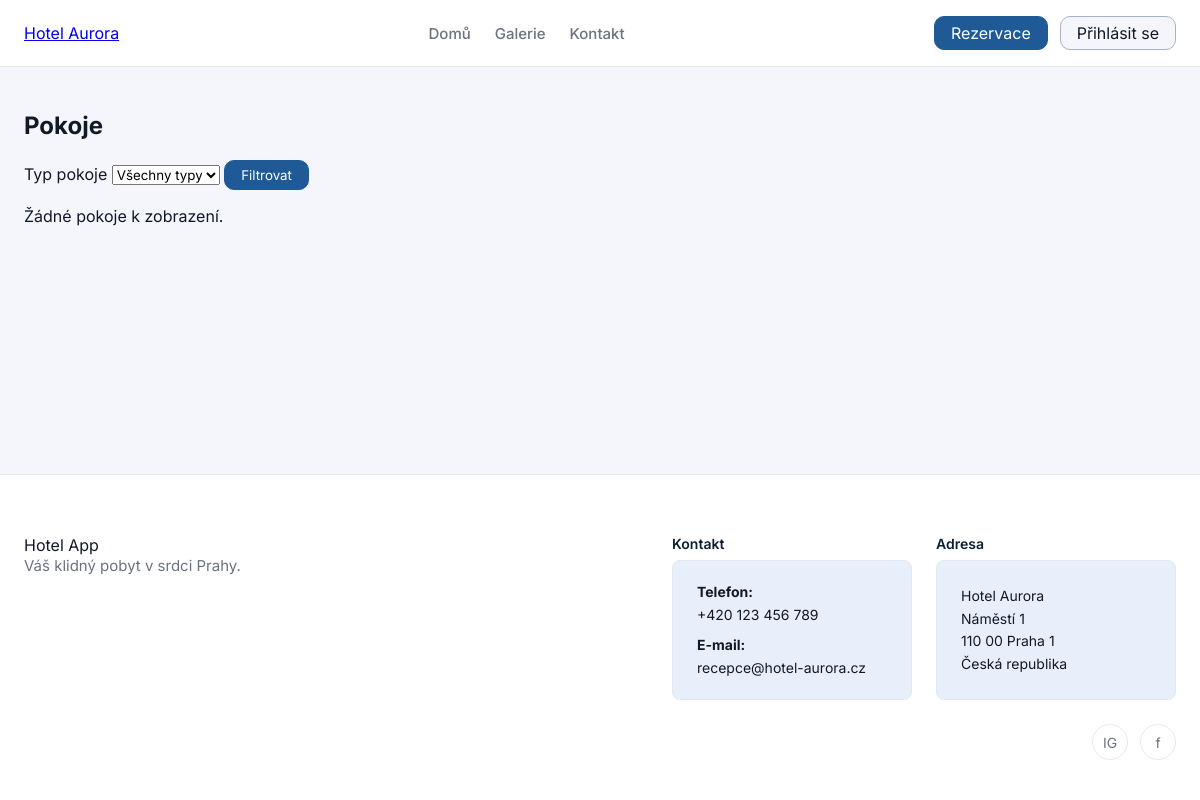
Before: /rooms with the older database file.
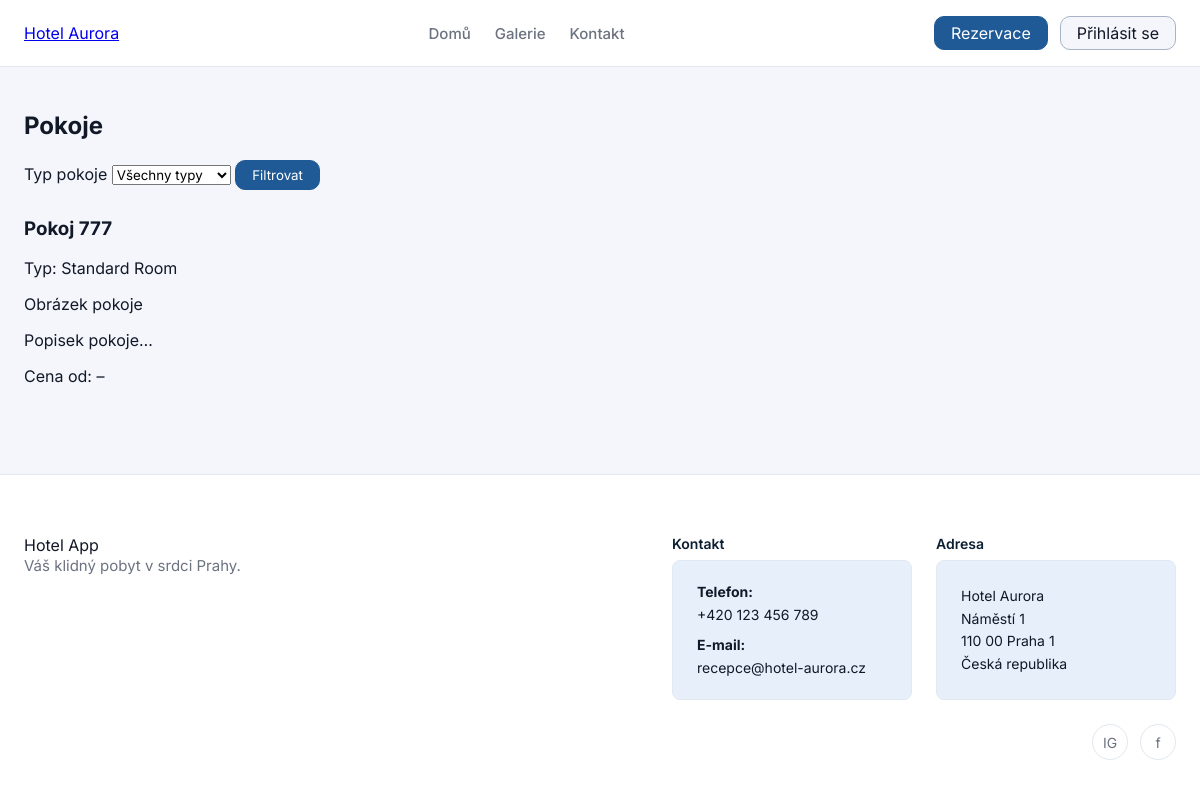
After: the same page with the newer database file.
### tables this page shows
CREATE TABLE rooms
(
    id             integer not null
        constraint rooms_pk
            primary key autoincrement,
    number         INTEGER not null,
    room_type_id   integer not null
        constraint rooms_room_types_id_fk
            references room_types,
    room_status_id integer not null
        constraint rooms_room_statuses_id_fk
            references room_statuses,
    image_path     TEXT    not null,
    floor          integer not null,
    constraint rooms_pk_2
        unique (number, floor)
);

CREATE TABLE room_types
(
    id          integer not null
        constraint room_types_pk_2
            primary key autoincrement,
    name        TEXT    not null
        constraint room_types_pk
            unique,
    capacity    integer not null,
    base_price  REAL    not null,
    description TEXT
);

### pages/RoomPage.py (the view)
@router.get("/", name="rooms_list")
async def rooms_list(
    request: Request,
    status_id: Optional[str] = Query(default=None),
    room_type_id: Optional[str] = Query(default=None),
    room_svc: RoomService = Depends(room_service),
    room_type_svc: RoomTypeService = Depends(room_type_service),
    room_status_svc: RoomStatusService = Depends(room_status_service),
    current_user = Depends(get_current_user),
):
    if isinstance(current_user, RedirectResponse):
        return current_user
    flags = _profile_role_flags(current_user)
    role_id = current_user["role_id"]
    if role_id not in (ROLE_ADMIN, ROLE_RECEPTIONIST):
        raise HTTPException(status_code=403, detail="Nemáte oprávnění zobrazit pokoje")
    filter_status_id: Optional[int] = None
    if status_id not in (None, ""):
        try:
            filter_status_id = int(status_id)
        except ValueError:
            pass
    filter_room_type_id: Optional[int] = None
    if room_type_id not in (None, ""):
        try:
            filter_room_type_id = int(room_type_id)
        except ValueError:
            pass
    rooms: List[Dict[str, Any]] = room_svc.list_rooms(
        status_id=filter_status_id,
        room_type_id=filter_room_type_id
    )
    room_types = room_type_svc.list_room_types()
    statuses = room_status_svc.list_statuses()
    tpl = request.app.state.templates
    return tpl.TemplateResponse(
        "rooms/rooms_list.html",
        {
            "request": request,
            "title": "Seznam pokojů",
            "rooms": rooms,
            "room_types": room_types,
            "statuses": statuses,
            "filter_status_id": filter_status_id,
            "filter_room_type_id": filter_room_type_id,
            "current_user": current_user,
            **flags,
        },
    )

### templates/public/rooms_list.html (shortened to what this page needs)
{% extends "base.html" %}
{% block content %}
<section class="rooms-public">
  <h2>Pokoje</h2>
  <form method="get" action="{{ url_for('public_rooms_list') }}">
    <label for="room_type_id">Typ pokoje</label>
    <select id="room_type_id" name="room_type_id">
      <option value="">Všechny typy</option>
    </select>
    <button type="submit" class="btn btn-primary">Filtrovat</button>
  </form>
  {% if rooms|length == 0 %}
    <p>Žádné pokoje k zobrazení.</p>
  {% else %}
    <div class="room-card-grid">
      {% for room in rooms %}
        <article class="room-card">
          <h3>Pokoj {{ room.number }}</h3>
          {% set rt = (room_types | selectattr('id', 'equalto', room.room_type_id) | list | first) if room_types else None %}
          <p>Typ: {{ rt.name if rt else 'Neznámý typ' }}</p>
          <div class="room-image-placeholder">
            Obrázek pokoje
          </div>
          <p>Popisek pokoje…</p>
          <p>Cena od: –</p>
        </article>
      {% endfor %}
    </div>
  {% endif %}
</section>
{% endblock %}

### templates/base.html (shortened to what this page needs)
<!DOCTYPE html>
<html lang="cs">
<head>
    <link rel="stylesheet" href="{{ url_for('static', path='styles.css') }}">
</head>
<body>
    <header class="site-header">
        <div class="header-inner">
            <a href="/" class="logo">Hotel Aurora</a>
            <nav class="main-nav">
                <a href="{{ url_for('home_page')}}">Domů</a>
                <a href="{{ url_for('gallery_page') }}">Galerie</a>
                <a href="{{ url_for('contact_page') }}">Kontakt</a>
            </nav>
            <div class="header-actions">
                {% if current_user %}
                    <a href="{{ url_for('reservation_create_page') }}" class="btn btn-primary">Rezervace</a>
                    <a href="{{ url_for('user_detail', user_id=current_user.id) }}" class="btn btn-secondary">Můj účet</a>
                    <a href="{{ url_for('auth_logout') }}" class="logout-link">Odhlásit</a>
                {% else %}
                    <a href="{{ url_for('reservation_create_page') }}" class="btn btn-primary">Rezervace</a>
                    <a href="{{ url_for('auth_login') }}" class="btn btn-secondary">Přihlásit se</a>
                {% endif %}
            </div>
        </div>
    </header>
    <main class="page-main">
        {% block content %}{% endblock %}
    </main>
    <footer class="site-footer">
        <div class="footer-inner">
        <div class="footer-left">
            <div class="footer-logo">Hotel App</div>
            <p class="footer-tagline">Váš klidný pobyt v srdci Prahy.</p>
        </div>
        <div class="footer-right-section">
            <div class="footer-columns">
                <div class="footer-column">
                    <h4>Kontakt</h4>
                    <div class="footer-card">
                        <p><strong>Telefon:</strong><br>+420 123 456 789</p>
                        <p style="margin-top: 8px;"><strong>E-mail:</strong><br>recepce@hotel-aurora.cz</p>
                    </div>
                </div>
                <div class="footer-column">
                    <h4>Adresa</h4>
                    <div class="footer-card">
                        <p>Hotel Aurora<br>
                            Náměstí 1<br>
                            110 00 Praha 1<br>
                            Česká republika</p>
                    </div>
                </div>
            </div>
            <div class="footer-social">
                <a href="#" class="social-link">IG</a>
                <a href="#" class="social-link">f</a>
            </div>
        </div>
        </div>
    </footer>
</body>
</html>

### static/styles.css (style rules this page uses)
html { height: 100%; }
* { box-sizing: border-box; font-family: "Inter", sans-serif; }
:root { --color-primary-900: #0B1F33; --color-primary-700: #123457; --color-primary-500: #1F5A96; --color-primary-100: #E7F0FA; --color-primary-white: #FFFFFF; --color-accent-500: #D4A857; --color-accent-100: #FFF5E6; --color-bg-main: #F4F6FB; --color-bg-card: #FFFFFF; --color-border-subtle: #E2E8F0; --color-text-main: #111827; --color-text-muted: #6B7280; --color-text-on-dark: #F9FAFB; --color-bg-secondary: #A8B3C6; --color-success: #16A34A; --color-warning: #F59E0B; --color-error: #DC2626; --color-info: #0EA5E9; }
body { margin: 0; background: var(--color-bg-main); color: var(--color-text-main); min-height: 100vh; display: flex; flex-direction: column; }
.btn { padding: 6px 16px; border-radius: 10px; text-decoration: none; border: 1px solid transparent; white-space: nowrap; cursor: pointer; }
.btn-primary { background-color: var(--color-primary-500); color: var(--color-primary-white); border-color: var(--color-primary-500); }
.btn-secondary { background-color: var(--color-bg-main); color: var(--color-text-main); border-color: var(--color-bg-secondary); }
.site-header { background: var(--color-primary-white); border-bottom: 1px solid var(--color-border-subtle); position: sticky; top: 0; z-index: 100; }
.header-inner { display: flex; align-items: center; justify-content: space-between; max-width: 1200px; margin: 0 auto; padding: 16px 24px; gap: 24px; }
.main-nav { display: flex; gap: 24px; }
.main-nav a { text-decoration: none; color: var(--color-text-muted); font-size: 15px; font-weight: 500; padding: 4px 0; }
.header-actions { display: flex; align-items: center; gap: 12px; flex-shrink: 0; }
.site-footer { border-top: 1px solid var(--color-border-subtle); background: var(--color-primary-white); margin-top: auto; padding: 60px 0 40px; }
.footer-inner { max-width: 1200px; margin: 0 auto; padding: 0 24px; display: flex; justify-content: space-between; align-items: flex-start; gap: 40px; flex-wrap: wrap; }
.footer-left { max-width: 300px; }
.footer-tagline { font-size: 15px; color: var(--color-text-muted); line-height: 1.5; margin: 0; }
.footer-right-section { display: flex; flex-direction: column; align-items: flex-end; gap: 24px; }
.footer-columns { display: flex; gap: 24px; }
.footer-column { display: flex; flex-direction: column; gap: 8px; }
.footer-column h4 { margin: 0; font-size: 14px; font-weight: 600; color: var(--color-primary-900); }
.footer-card { background: var(--color-primary-100); border: 1px solid var(--color-border-subtle); border-radius: 8px; padding: 20px 24px; min-width: 240px; font-size: 14px; line-height: 1.6; color: var(--color-text-main); flex: 1; display: flex; flex-direction: column; justify-content: center; }
.footer-card p { margin: 0; }
.footer-social { display: flex; gap: 12px; }
.social-link { width: 36px; height: 36px; border-radius: 50%; border: 1px solid var(--color-border-subtle); display: flex; align-items: center; justify-content: center; font-size: 14px; text-decoration: none; color: var(--color-text-muted); background: white; }
.page-main { padding: 24px 24px 40px; flex: 1; }
html { scroll-behavior: smooth; }
.room-card-grid { display: grid; grid-template-columns: repeat(auto-fit, minmax(260px, 1fr)); gap: 16px; margin-top: 8px; }

Changed rows visible on the page:
added rooms: number "777"
added room_types: name "Standard Room"
Other visible differences:
text no longer shown: "Žádné pokoje k zobrazení."
